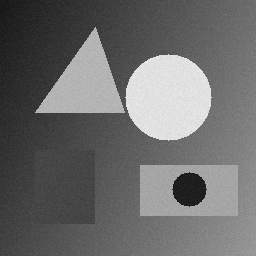
#> input picture Lab07/images/scene_256.png, 256 x 256 px
$ jupyter execute Lab07.1_Image_Threshold_Fundamentals.ipynb
#> lines starting #> are read from the running program, lines starting #| are printed output that depends on the picture; after the words box and inside, x2 and y2 are one past the last pixel; in counts of white or black regions, pixels touching at a corner belong together
### Lab07/tools/dma_threshold.py
"""Lab07: minimal, inspectable PYNQ 3.0.1 AXI DMA threshold driver.

The FPGA processes four packed uint8 pixels per 32-bit AXI-Stream beat.
The helper performs no silent CPU fallback: missing FPGA hardware raises errors.
"""
from pathlib import Path
from time import perf_counter_ns, monotonic

import numpy as np


def reference_threshold(image, threshold):
    """CPU reference: 255 if pixel >= threshold, otherwise zero."""
    img = np.asarray(image)
    if img.ndim != 2 or img.dtype != np.uint8:
        raise ValueError("Expected a two-dimensional uint8 grayscale image")
    threshold = int(threshold)
    if not (0 <= threshold <= 255):
        raise ValueError("Threshold must be between 0 and 255")
    return np.where(img >= threshold, 255, 0).astype(np.uint8)


# [11 lines left out: function locate_overlay, not called in this run]


class ThresholdDMA:
    """DMA threshold engine; a new instance loads the FPGA overlay."""

    # [79 lines left out: functions __init__, process, not called in this run]

### Lab07/notebooks/Lab07.1_Image_Threshold_Fundamentals.ipynb
# Lab07.1 — From Image Pixels to an FPGA Data Stream

**Platform:** Digilent Zybo legacy (Zynq-7010), PYNQ 3.0.1.
**Prerequisites:** Lab04 image basics, Lab06 PS–PL communication.
**Hardware required in this notebook:** **none** — `lab07.bit` and Vivado are **not** required.

## Why are we doing this?

In Lab04, Python/OpenCV operated on complete images. In Lab06, the ARM wrote a few operands to AXI registers to control hardware. In Lab07 we want to pass **an entire image** from ARM memory to an FPGA image-processing circuit using **AXI DMA**. Before doing that in Lab07.2, we need to understand how image coordinates, pixel intensity, thresholding, and AXI-Stream data words relate.

At the end of this notebook, you will be able to:

1. Read pixel coordinates from an image annotated with a **32-pixel grid**.
2. Select a rectangular **region of interest (ROI)** and derive its exact pixel bounds.
3. Explain what a grayscale threshold does, using the image histogram and visual masks.
4. Pack four 8-bit pixels into a 32-bit AXI-Stream word and predict the FPGA output.
5. Distinguish **ideal FPGA processing throughput** from **real end-to-end DMA execution time**.

The image is synthetic so that results are reproducible. All computation here is **software simulation/reference computation**; actual PL processing begins in Lab07.2.

## Part A — Understanding the image and its coordinates

### Step 1 — Load the test image (observe a 2-D array, not just a picture)

An 8-bit grayscale image contains **one number per pixel**, between 0 (black) and 255 (white). Intermediate values are shades of gray. The Python array is indexed as `image[y, x]`: **row (y) first, column (x) second**.

For a 256 × 256 image, valid pixel indices are **0 through 255** on both axes. The top-left pixel is `(x=0, y=0)`. The `y` coordinate increases **downward**, not upward as in an ordinary mathematical graph.

The cell below reads `images/scene_256.png`, verifies the data type, prints some properties, and displays **pixel coordinate axes** with a grayscale colorbar. Keep the extracted `Lab07/` folder intact: the notebook belongs in `Lab07/notebooks/`, the image in `Lab07/images/`.

[cell 1]
from pathlib import Path
import numpy as np
import cv2
import matplotlib.pyplot as plt
from matplotlib.patches import Rectangle

# Locate the existing image relative to the Jupyter working directory.
# Normal layout: Lab07/notebooks/ and Lab07/images/ are sibling folders.
candidates = [Path('../images/scene_256.png'),
              Path('images/scene_256.png'),
              Path('scene_256.png')]
image_path = next((p for p in candidates if p.is_file()), None)
if image_path is None:
    raise FileNotFoundError(
        'Missing scene_256.png. Preserve Lab07/notebooks/ and Lab07/images/ '
        'when extracting the ZIP. Current directory: ' + str(Path.cwd()))

gray = cv2.imread(str(image_path), cv2.IMREAD_GRAYSCALE)
#> gray is the input picture: shape (256, 256); min 19, max 231, mean 107.3
if gray is None:
    raise RuntimeError('OpenCV could not read ' + str(image_path))
H, W = gray.shape
assert gray.dtype == np.uint8
print('File:', image_path.resolve())
print('Image size: {} columns × {} rows'.format(W, H))
#| Image size: 256 columns × 256 rows
print('NumPy array shape (rows, columns):', gray.shape)
#| NumPy array shape (rows, columns): (256, 256)
print('Data type:', gray.dtype, '| min:', int(gray.min()), '| max:', int(gray.max()))
#| Data type: uint8 | min: 19 | max: 231
print('Example: image[0,0] =', int(gray[0, 0]))
#| Example: image[0,0] = 23

fig, ax = plt.subplots(figsize=(7, 6))
view = ax.imshow(gray, cmap='gray', vmin=0, vmax=255,
                 extent=(0, W, H, 0), interpolation='nearest')
ax.set_xlim(0, W); ax.set_ylim(H, 0)
ax.set_xticks(np.arange(0, W+1, 32))
ax.set_yticks(np.arange(0, H+1, 32))
ax.set_xlabel('x = image column (pixel coordinate)')
ax.set_ylabel('y = image row (pixel coordinate)')
ax.set_title('Original 256 × 256 grayscale image — coordinates visible')
fig.colorbar(view, ax=ax, label='Pixel intensity (0 black → 255 white)', shrink=.82)
plt.tight_layout(); plt.show()
#> after `plt.tight_layout()`:
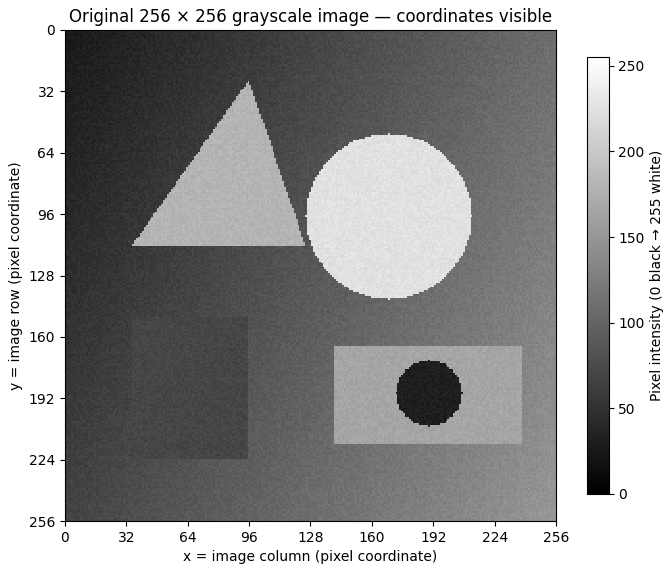
#> figure drawn by matplotlib, 2 panels

### Step 2 — Understand the 32 × 32 pixel grid

We overlay an **8 × 8 grid** on the 256 × 256 image. Each cell has a width and height of 32 pixels.

**There are two coordinate systems:**

- **Pixel coordinates:** `x=0…255` and `y=0…255`. Axis markers at `0, 32, 64, …, 256` mark **cell boundaries**. The label `256` is the boundary *after* the last pixel, not a valid pixel index.
- **Grid-cell indices:** columns **C0…C7** from left to right, and rows **R0…R7** from top to bottom. For example, **C4** covers pixel x coordinates **128…159**, and **R2** covers y coordinates **64…95**.

The next diagram draws the grid directly over the original grayscale image. The **top axis** names grid columns, the **right axis** names grid rows, while the bottom/left axes display exact pixel boundaries.

**Student task:** before running the next cell, identify the grid cells containing the bright circle and the dark circular hole.

[cell 2]
CELL = 32
assert (W, H) == (256, 256) and W % CELL == 0 and H % CELL == 0

fig, ax = plt.subplots(figsize=(9, 7.2))
ax.imshow(gray, cmap='gray', vmin=0, vmax=255,
          extent=(0, W, H, 0), interpolation='nearest')
ax.set_xlim(0, W); ax.set_ylim(H, 0)
ax.set_aspect('auto')  # twiny+twinx need adjustable box/auto
for x in range(0, W+1, CELL):
    ax.axvline(x, color='#f4a900', linewidth=1.1)
for y in range(0, H+1, CELL):
    ax.axhline(y, color='#f4a900', linewidth=1.1)
ax.set_xticks(np.arange(0, W+1, CELL))
ax.set_yticks(np.arange(0, H+1, CELL))
ax.set_xlabel('x (pixel boundary)')
ax.set_ylabel('y (pixel boundary, increases downward)')
ax.set_title('Image grid: pixels on lower/left axes, cell indices on upper/right axes')

# A second set of axes shows grid-cell indices at CELL CENTERS.
col_ax = ax.twiny()
col_ax.set_xlim(0, W)
col_ax.set_xticks(np.arange(CELL/2, W, CELL))
col_ax.set_xticklabels(['C{}'.format(k) for k in range(W//CELL)])
col_ax.set_xlabel('Grid columns')

row_ax = ax.twinx()
row_ax.set_ylim(H, 0)
row_ax.set_yticks(np.arange(CELL/2, H, CELL))
row_ax.set_yticklabels(['R{}'.format(k) for k in range(H//CELL)])
row_ax.set_ylabel('Grid rows')

plt.tight_layout(); plt.show()
#> after `plt.tight_layout()`:
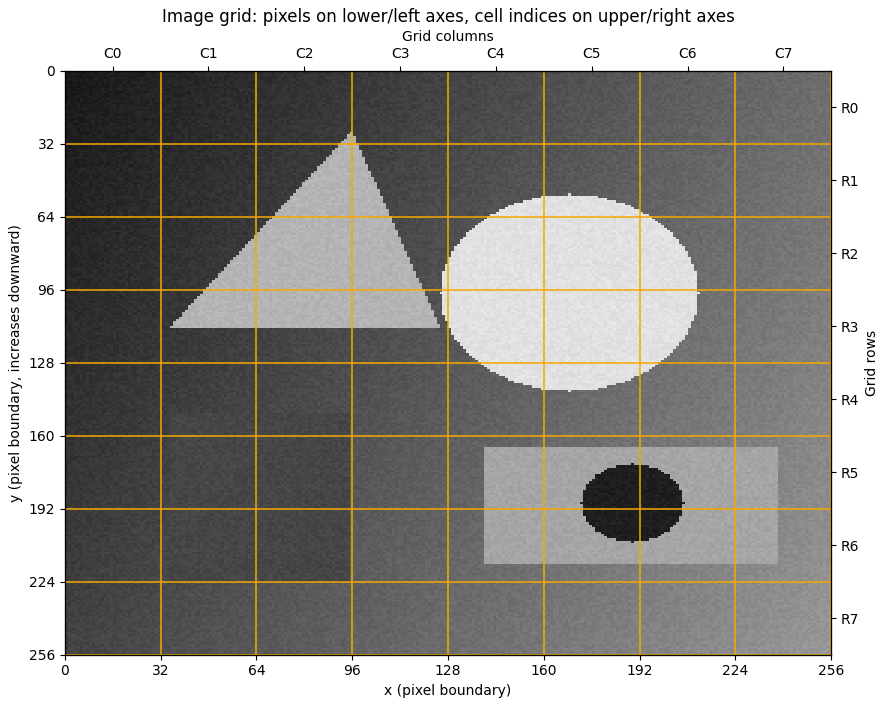
#> figure drawn by matplotlib, 1 panel
print('Example: C4 -> x=128..159; R2 -> y=64..95')

### Step 3 — Select the ROI, and **show exactly where it comes from**

A **region of interest (ROI)** is a selected rectangular part of an image. Here we select a **3 × 3 group of grid cells** that contains most of the bright circle. The **object (circle)** and the **ROI (rectangle)** are not the same thing: our ROI still includes some background around the object.

The selected grid cells are:

- **Columns C4, C5, C6** → indices `4, 5, 6`.
- **Rows R2, R3, R4** → indices `2, 3, 4`.

In Python, slices include the starting position but **exclude the ending position**. Thus `gray[64:160, 128:224]` includes the pixel indices **x = 128…223** and **y = 64…159**.

Derivation:

\[
\begin{aligned}
x_0 &= 4\times32=128, &x_{stop}&=7\times32=224,\\
y_0 &= 2\times32=64, &y_{stop}&=5\times32=160,\\
W_{ROI}&=224-128=96, &H_{ROI}&=160-64=96.
\end{aligned}
\]

**Important:** the plot will show the ROI as a **red rectangle** on top of the original image, so the selected coordinates are visually verifiable. Change the row/column parameters to choose another ROI; all results will update automatically.

[cell 3]
# These four values are the ONLY variables needed to choose a new ROI.
column_start = 4       # first INCLUDED grid column
column_stop = 7        # first EXCLUDED grid column
row_start = 2          # first INCLUDED grid row
row_stop = 5           # first EXCLUDED grid row

assert 0 <= column_start < column_stop <= W//CELL
assert 0 <= row_start < row_stop <= H//CELL
x0, x_stop = column_start*CELL, column_stop*CELL
y0, y_stop = row_start*CELL, row_stop*CELL
roi = gray[y0:y_stop, x0:x_stop]   # NumPy: image[y, x]
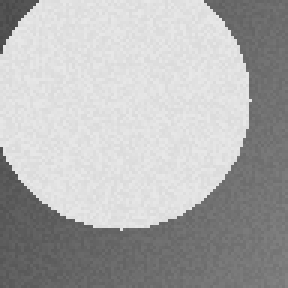
#> roi: shape (96, 96) (shown 3 times larger); min 73, max 231, mean 176.3

print('Selected grid columns:', list(range(column_start, column_stop)))
print('Selected grid rows:   ', list(range(row_start, row_stop)))
print('Top-left pixel (x,y): ({}, {})'.format(x0, y0))
print('Bottom-right INCLUDED pixel (x,y): ({}, {})'.format(x_stop-1, y_stop-1))
print('Python crop: gray[{}:{}, {}:{}]'.format(y0, y_stop, x0, x_stop))
print('ROI shape (height, width):', roi.shape)
#| ROI shape (height, width): (96, 96)

fig, axes = plt.subplots(1, 2, figsize=(12, 5))
a = axes[0]
a.imshow(gray, cmap='gray', vmin=0, vmax=255,
         extent=(0, W, H, 0), interpolation='nearest')
for x in range(0, W+1, CELL):
    a.axvline(x, color='#f4a900', linewidth=.9)
for y in range(0, H+1, CELL):
    a.axhline(y, color='#f4a900', linewidth=.9)
a.add_patch(Rectangle((x0, y0), x_stop-x0, y_stop-y0,
                      facecolor='red', alpha=.12, edgecolor='none'))
a.add_patch(Rectangle((x0, y0), x_stop-x0, y_stop-y0,
                      fill=False, edgecolor='red', linewidth=3))
a.set_xlim(0, W); a.set_ylim(H, 0)
a.set_xticks(np.arange(0, W+1, CELL)); a.set_yticks(np.arange(0, H+1, CELL))
a.set_title('Original image: SELECTED ROI outlined in RED')
a.set_xlabel('x (pixels)'); a.set_ylabel('y (pixels)')

axes[1].imshow(roi, cmap='gray', vmin=0, vmax=255, interpolation='nearest')
axes[1].set_title('Extracted ROI: {} × {} pixels'.format(roi.shape[1], roi.shape[0]))
axes[1].set_xlabel('x within ROI'); axes[1].set_ylabel('y within ROI')
plt.tight_layout(); plt.show()
#> after `plt.tight_layout()`:
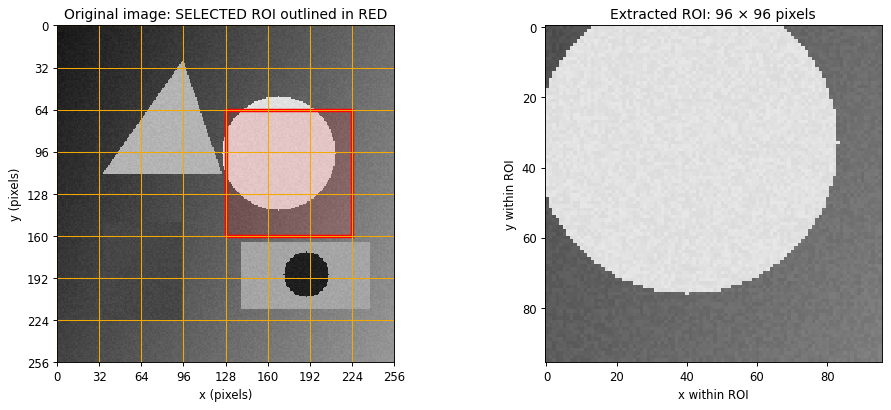
#> figure drawn by matplotlib, 2 panels

### Step 4 — Verify a few pixel coordinates numerically

A pixel is a **single brightness value**, not an RGB triplet. The following cell samples explicit `(x, y)` positions and displays their coordinates on the image. This shows how the visible shapes correspond to values stored in the array.

Remember the indexing order: to read pixel `(x, y)` we must write **`gray[y, x]`**. This convention remains the same when moving an ROI or when flattening an image for DMA.

[cell 4]
sample_points = [
    ('dark background', 8, 8),
    ('inside triangle', 86, 90),
    ('bright circle', 170, 96),
    ('dark hole', 195, 203),
]
fig, ax = plt.subplots(figsize=(7.5, 6))
ax.imshow(gray, cmap='gray', vmin=0, vmax=255,
          extent=(0, W, H, 0), interpolation='nearest')
for label, x, y in sample_points:
    intensity = int(gray[y, x])
    print('{:<18} at (x={:3d}, y={:3d}): intensity = {:3d}'.format(label, x, y, intensity))
    ax.plot(x+.5, y+.5, marker='o', markersize=6, color='red')
    ax.annotate('{}: {}'.format(label, intensity), (x+.5, y+.5),
                xytext=(8, -14), textcoords='offset points',
                fontsize=8, color='yellow', weight='bold')
#> this loop made 4 passes
#> intensity on passes 1 to 4: 24, 184, 227, 24
#> (printed output is left out)
ax.set_xlim(0, W); ax.set_ylim(H, 0)
ax.set_xticks(np.arange(0, W+1, 32)); ax.set_yticks(np.arange(0, H+1, 32))
ax.set_xlabel('x (pixels)'); ax.set_ylabel('y (pixels)')
ax.set_title('A few explicit pixel positions and their grayscale values')
plt.tight_layout(); plt.show()
#> after `plt.tight_layout()`:
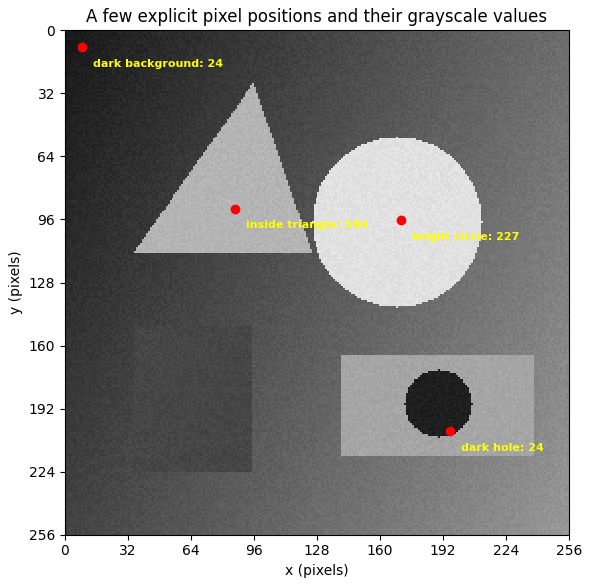
#> figure drawn by matplotlib, 1 panel

## Part B — From grayscale to a binary mask

### Step 5 — Understand the exact thresholding rule

The FPGA accelerator will apply this **identical rule independently to every pixel**:

\[
P_{out}=\begin{cases}255,&P_{in}\geq T\\0,&P_{in}<T.\end{cases}
\]

Here `T` is an **8-bit threshold** from 0 to 255. Pixels equal to the threshold **become white**. This detail matters: the standard OpenCV `cv2.THRESH_BINARY` comparison uses **strictly greater than** (`>`), not `>=`.

At `T = 128`:

- Input **127** → output **0** (black).
- Input **128** → output **255** (white).
- Input **129** → output **255** (white).

The next cell imports the **same reference implementation** used by Lab07.2, computes a mask for the entire image, and reports the percentage of white pixels. This is a software calculation, not a measurement of FPGA performance.

[cell 5]
import sys
# Our helper is in Lab07/tools; add its folder to Python's import path.
helper_candidates = [Path('../tools'), Path('tools')]
helper_dir = next((p for p in helper_candidates if (p/'dma_threshold.py').is_file()), None)
if helper_dir is None:
    raise FileNotFoundError('Missing Lab07/tools/dma_threshold.py. Extract the complete Lab07 package.')
sys.path.insert(0, str(helper_dir.resolve()))
from dma_threshold import reference_threshold

THRESHOLD = 128
mask = reference_threshold(gray, THRESHOLD)
#> in reference_threshold, `return np.where(img >= threshold, 255, 0).astype(np.uint8)`:
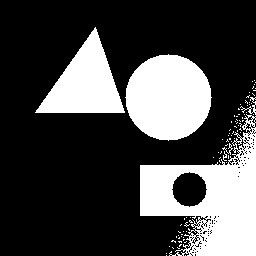
#> returned value: shape (256, 256); 27.7% white; 87 white regions (82 under 20 px), largest, box (x1, y1, x2, y2) and area: (140, 114, 256, 256) 8157, (125, 54, 212, 141) 5789, (35, 27, 125, 113) 3913, (240, 97, 256, 115) 73, (222, 143, 233, 155) 31
white_count = int(np.count_nonzero(mask))
#> white_count = 18166
white_percent = 100.0 * white_count / mask.size
#> white_percent = 27.72
print('Rule: pixel >= {} becomes 255, otherwise 0'.format(THRESHOLD))
print('Pixels evaluated: {} = {} × {}'.format(mask.size, H, W))
#| Pixels evaluated: 65536 = 256 × 256
print('White pixels: {} ({:.1f}%)'.format(white_count, white_percent))
#| White pixels: 18166 (27.7%)
print('Unique mask intensities:', np.unique(mask).tolist())
#| Unique mask intensities: [0, 255]

fig, axes = plt.subplots(1, 2, figsize=(11, 4.6))
axes[0].imshow(gray, cmap='gray', vmin=0, vmax=255)
axes[0].set_title('Input: grayscale (0...255)')
axes[1].imshow(mask, cmap='gray', vmin=0, vmax=255)
axes[1].set_title('Binary mask: T={} | {:.1f}% white'.format(THRESHOLD, white_percent))
for ax in axes:
    ax.set_xlabel('x (pixels)')
    ax.set_ylabel('y (pixels)')
plt.tight_layout(); plt.show()

### Step 6 — Use the grayscale histogram to understand noisy segmentation

A **histogram** counts how many pixels have each possible intensity, 0 through 255. Thresholding at `T` makes the histogram portion at **T and above** white; everything below T becomes black.

The test image intentionally contains objects of different brightness and a textured/gradient background. This explains why the mask at 128 sometimes has **isolated white pixels near the right edge**: parts of the background cross the threshold because of the intensity gradient and noise. This is **not a DMA or FPGA error**.

The figure below shows the intensity distribution and three candidate threshold positions. Compare where `T=64`, `T=128` and `T=192` fall in the histogram.

[cell 6]
hist = np.bincount(gray.ravel(), minlength=256)
#> hist = 256 values, max 841 at index 65, min 0 at index 0, mean 256
fig, ax = plt.subplots(figsize=(10, 4.5))
ax.bar(np.arange(256), hist, width=1, color='#555555')
for t, color in [(64, '#1b9e77'), (128, '#d95f02'), (192, '#7570b3')]:
    ax.axvline(t, color=color, linewidth=2, linestyle='--', label='T = {}'.format(t))
ax.set_xlim(0, 255)
ax.set_xlabel('Grayscale pixel intensity')
ax.set_ylabel('Number of pixels')
ax.set_title('Image intensity histogram — threshold means splitting this distribution')
ax.grid(axis='y', alpha=.2)
ax.legend()
plt.tight_layout(); plt.show()
#> after `plt.tight_layout()`:
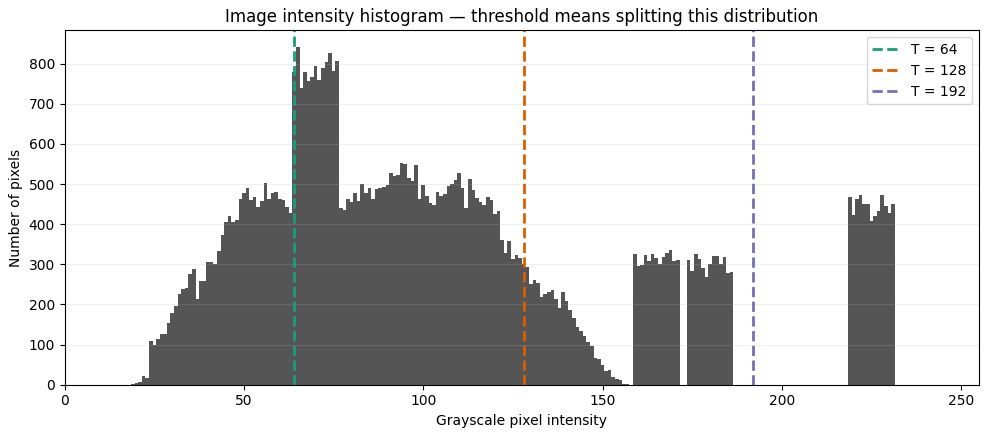
#> figure drawn by matplotlib, 1 panel; tallest bar 841 high, from x = 64.5 to 65.5
print('Pixels below 128:', int(np.count_nonzero(gray < 128)))
#| Pixels below 128: 47370
print('Pixels at or above 128:', int(np.count_nonzero(gray >= 128)))
#| Pixels at or above 128: 18166

### Step 7 — Compare three thresholds visually

Try three thresholds on **the same unchanged input image**. A low threshold selects more pixels, including the darker background. A high threshold leaves only the brightest objects.

- **T = 64:** a large part of the background becomes white; the shapes are harder to distinguish.
- **T = 128:** bright shapes are separated more clearly, but some background noise is still selected.
- **T = 192:** only especially bright regions remain, so dimmer objects disappear.

For every mask, the percentage printed above the image is calculated, not guessed. Ask yourself: **Can one global threshold isolate every object perfectly?**

[cell 7]
levels = (64, 128, 192)
fig, axes = plt.subplots(1, 3, figsize=(12, 4.3))
fractions = []
for ax, t in zip(axes, levels):
    candidate = reference_threshold(gray, t)
    white = 100.0*np.count_nonzero(candidate)/candidate.size
    fractions.append(white)
    ax.imshow(candidate, cmap='gray', vmin=0, vmax=255, interpolation='nearest')
    ax.set_title('Threshold = {}\nWhite pixels = {:.1f}%'.format(t, white))
    ax.set_xticks([]); ax.set_yticks([])
#> this loop made 3 passes
#> white on passes 1 to 3: 79.55, 27.72, 8.83
#> pass 1, `candidate = reference_threshold(gray, t)`:
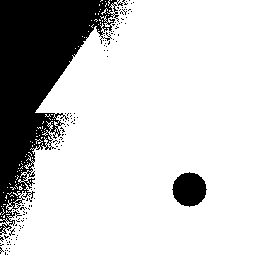
#> candidate: shape (256, 256); 79.6% white; 126 black regions (124 under 20 px), largest, box (x1, y1, x2, y2) and area: (0, 0, 123, 235) 12217, (172, 172, 207, 207) 901
#> after the loop, fractions = [79.55, 27.72, 8.83]
plt.suptitle('Identical input image — different decisions for each pixel', y=1.02)
plt.tight_layout(); plt.show()
#> (the rest of the program and of its run is left out)
